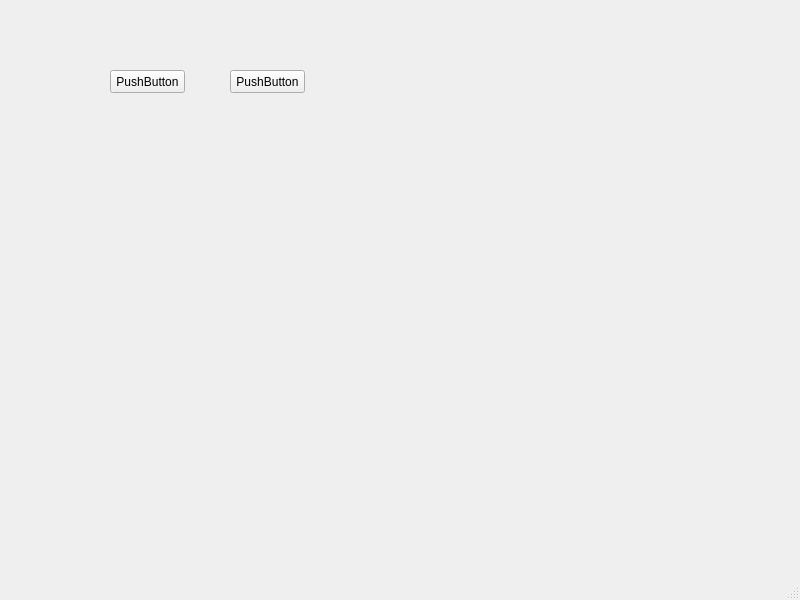
<?xml version="1.0" encoding="UTF-8"?>
<ui version="4.0">
 <class>MainWindow</class>
 <widget class="QMainWindow" name="MainWindow">
  <property name="geometry">
   <rect>
    <x>0</x>
    <y>0</y>
    <width>800</width>
    <height>600</height>
   </rect>
  </property>
  <property name="windowTitle">
   <string>MainWindow</string>
  </property>
  <widget class="QWidget" name="centralwidget">
   <widget class="myButton" name="pushButton">
    <property name="geometry">
     <rect>
      <x>110</x>
      <y>70</y>
      <width>75</width>
      <height>23</height>
     </rect>
    </property>
    <property name="text">
     <string>PushButton</string>
    </property>
   </widget>
   <widget class="QPushButton" name="pushButton_2">
    <property name="geometry">
     <rect>
      <x>230</x>
      <y>70</y>
      <width>75</width>
      <height>23</height>
     </rect>
    </property>
    <property name="text">
     <string>PushButton</string>
    </property>
   </widget>
  </widget>
  <widget class="QMenuBar" name="menubar">
   <property name="geometry">
    <rect>
     <x>0</x>
     <y>0</y>
     <width>800</width>
     <height>21</height>
    </rect>
   </property>
  </widget>
  <widget class="QStatusBar" name="statusbar"/>
 </widget>
 <customwidgets>
  <customwidget>
   <class>myButton</class>
   <extends>QPushButton</extends>
   <header>myButton.h</header>
  </customwidget>
 </customwidgets>
 <resources/>
 <connections/>
</ui>
